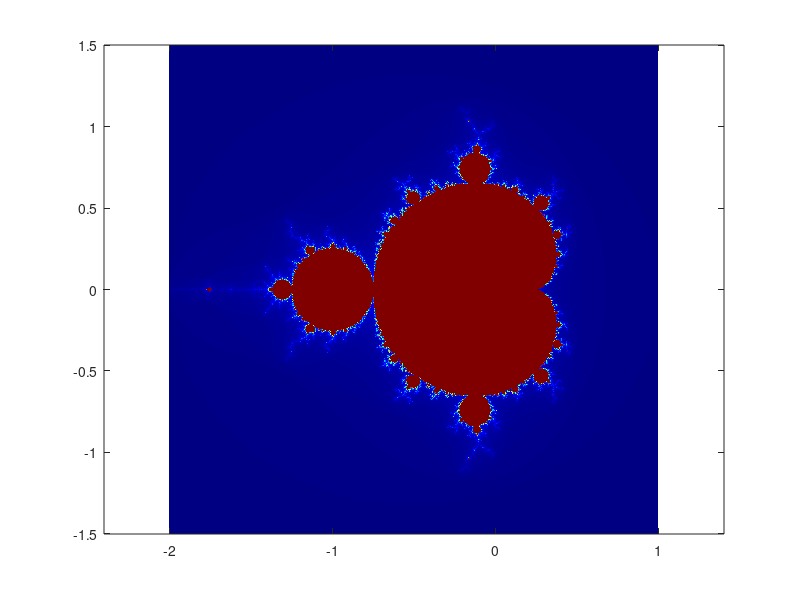

Source code (MATLAB):
x0 = -2 ; y0 = -1.5 ; d = 3 ; n = 512 ;
maxit = 256 ;
x = linspace(x0, x0+d, n) ;
y = linspace(y0, y0+d, n) ;
[x,y] = meshgrid(x, y) ;
C = x + y*1i ;
Z = C ;
K = ones(n, n) ;
for k = 1:maxit
    a = find((real(Z).^2+imag(Z).^2) < 4);
    Z(a) = (Z(a)).^2 + C(a) ;
    K(a) = k ;
end
figure(1) ; clf
colormap(jet(maxit)) ;
image(x0 + [0 d], y0 + [0 d], K) ;
set(gca, 'YDir', 'normal') ;
axis equal
axis tight

